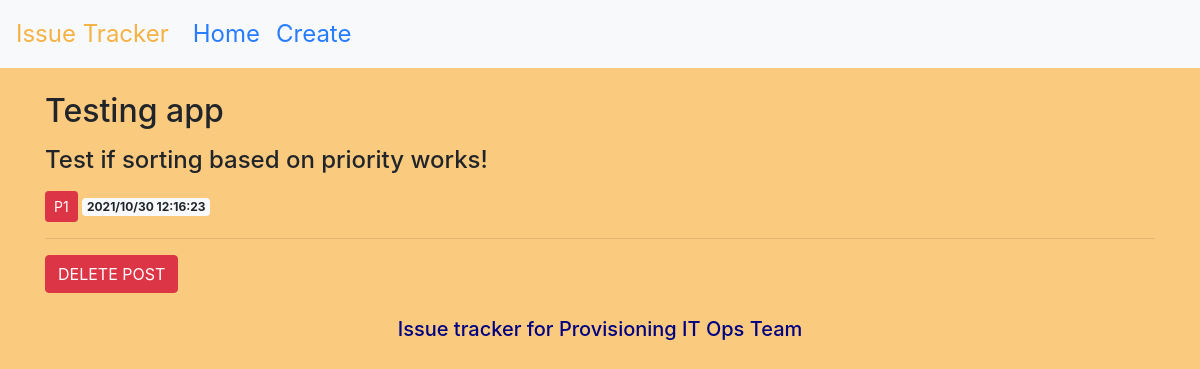
/issue-tracker/2, run on an earlier commit of the app's database.
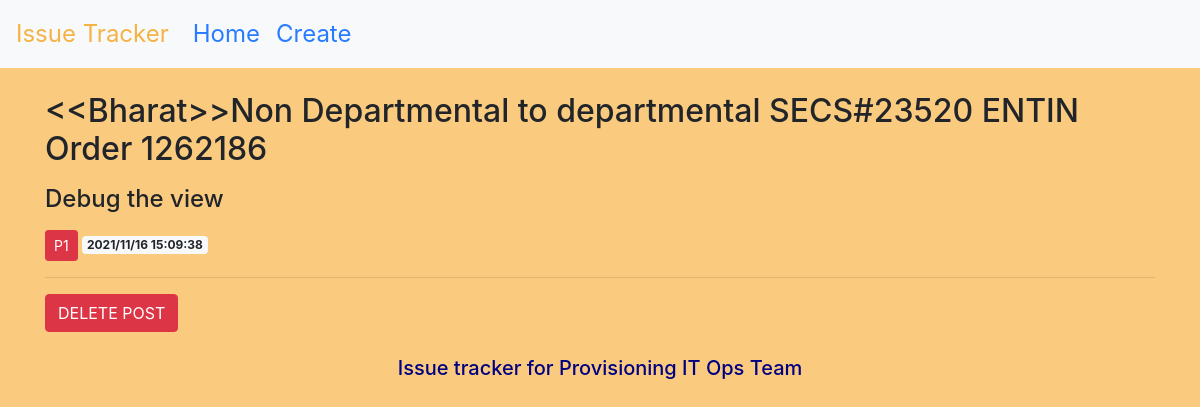
And on a later commit of the database.
### tables this page shows
CREATE TABLE posts (
    id integer primary key autoincrement,
    -- created timestamp DATE not null default (datetime('now','localtime')),
    created text not null,
    title text not null,
    content text not null,
    priority text not null
);

### index.py (the view)
@app.route('/issue-tracker/<int:id>')
def post(id):
    post = get_post(id)
    if post is None:
        abort(Response('''
        <h1>Something you are looking at is not available!</h1>
        <br>
        <a href="/issue-tracker">GO HOME</a>
        '''))
    return render_template('post.html', post=post)

### index.py (called while the page is built)
def database_connection():
    conn = sqlite3.connect('database.db', timeout=2)
    conn.row_factory = sqlite3.Row
    return conn

def get_post(id):
    conn = database_connection()
    post = conn.execute('select * from posts where id=?', (id,)).fetchone()
    conn.close()
    return post

### templates/post.html
{% extends 'base.html' %}
{% block content %}
    <h2>{% block title %} {{ post['title'] }} {% endblock %}</h2>
    <p><h4>{{ post['content'] }}</h4></p>
    <span class="btn btn-danger btn-sm">{{ post['priority'] }}</span>
    <span class="badge bg-light"> {{ post['created'] }} </span>
    <hr>
    <form action="{{url_for('delete', id=post['id'])}}" method="POST">
        <input type="submit" value="DELETE POST" onclick="return confirm('Do you wish to delete this post?')" class="btn btn-danger">
    </form>
{% endblock %}

What changed in the data, as far as the page shows it:
changed posts: title "Testing app" → "<<Bharat>>Non Departmental to departmental SECS#23520 ENTIN Order 1262186"; content "Test if sorting based on priority works!" → "Debug the view"; created "2021/10/30 12:16:23" → "2021/11/16 15:09:38"
